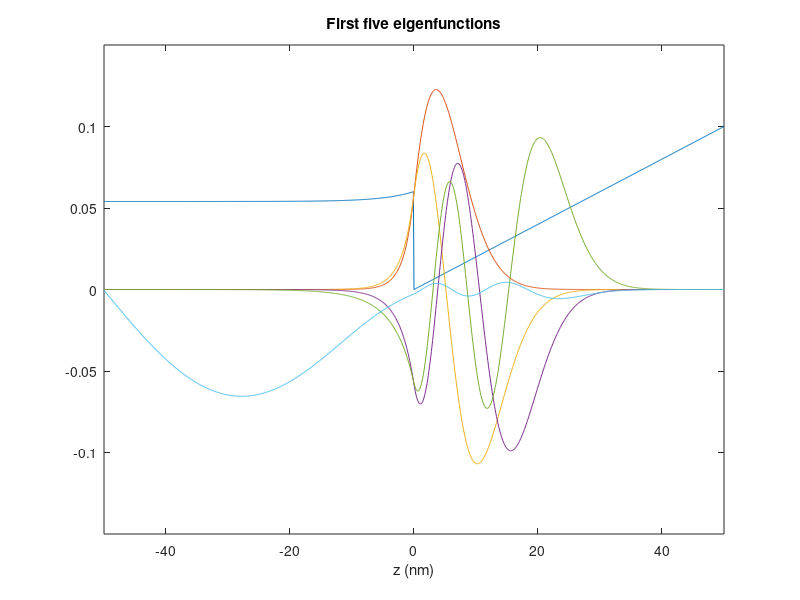
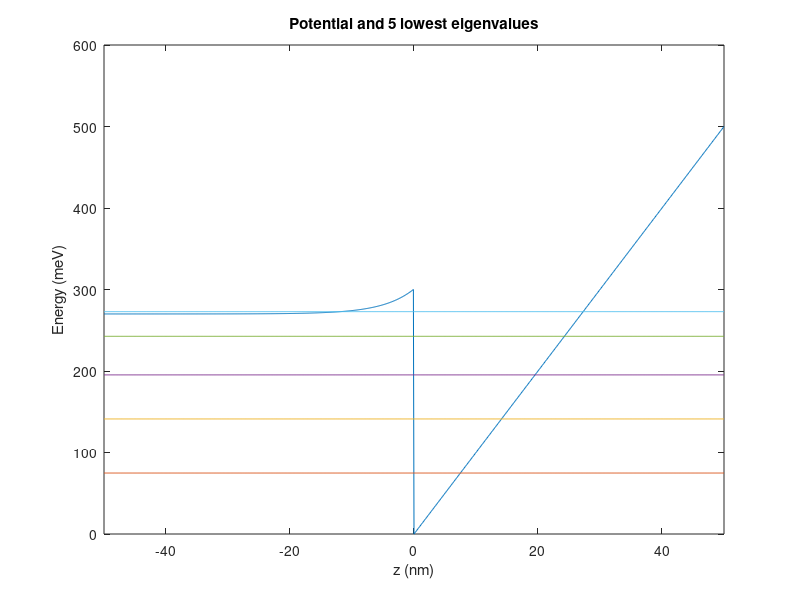

Write MATLAB code to recreate these figures, in order.
% TFY4340 Mesoscopic physics, spring 2010. Exercise 5:
% One-dimensional "triangular" confining potential in GaAs
% at AlGaAs-GaAs interface, giving rise to a 2DEG.
% Solved by straightforward matrix diagonalization, using
% the Matlab function eig
%
% Let us use SI units until the matrix has been diagonalized:
hbar = 1.05*10^(-34);
% Effective mass near conduction band minimum in GaAs:
mass = 0.067*9.1*10^(-31);
% Slope of linear potential ("force"): 10 meV/nm = 1.6 pN
F = 1.6*10^(-12);
% Number of grid points: 2*N+1
N = 500;
% Use step value dz of 1 Angstrom = 10^(-10) m
% The range of the potential is then from -50 nm to + 50 nm
% (Outside this range, V is set to infinity, so the wavefunction is zero
% for i=0 and i=2N+2)
dz = 10^(-10);
for i = 1 : N
z(i) = dz*(-N-1+i);
% Smooth potential, 270 meV for large negative z, 300 meV at interface (z=0)
V(i) = 1.6*10^(-22)*300*(0.9 + 0.1*exp(-0.02*(N-i)));
% Try to multiply V(z<0) with e.g. 1000, and verify that the energy of the
% ground state is then slightly below 90 meV, as found analytically in the
% lectures.
end
for i = N+1 : 2*N+1
z(i) = dz*(-N-1+i);
% Linear potential for positive z
V(i) = F*dz*(-N-1+i);
end
%
% Comment: V(z) will in real life become flat at large positive z. However,
% the conduction band edge deep inside GaAs will be at about 600 or 700 meV,
% so we don't bother to build in the flattening of V(z) here.
%
% Diagonal elements of matrix
d = (1/dz^2)*hbar^2/mass + V;
% Off-diagonal elements
e = (-1/(2*dz^2))*hbar^2/mass;
% Setting up the tri-diagonal Hamiltonian matrix, first diagonal terms:
H = diag(d);
% Next, include off-diagonal elements:
H(2:(2*N+1),1:2*N) = diag(e*ones(1,2*N)) + H(2:(2*N+1),1:2*N);
H(1:2*N,2:2*N+1) = diag(e*ones(1,2*N)) + H(1:2*N,2:2*N+1);
% Diagonalizing the matrix solves the Schrdinger equation.
% The command [S,D] = eig(H) produces matrices of eigenvalues (D) and
% eigenvectors (S) of matrix H, so that H*S = S*D. Matrix D is the
% canonical form of H - a diagonal matrix with H's eigenvalues on
% the main diagonal. Matrix S is the modal matrix - its columns are
% the eigenvectors of H:
[S,D] = eig(H);
% An alternative in Matlab, which returns the 10 algebraically smallest
% eigenvalues of the real and symmetric matrix H:
% [S,D] = eigs(H,10,'sa');
% For descriptions, see:
% http://www.mathworks.com/access/helpdesk/help/techdoc/ref/eig.html
% http://www.mathworks.com/access/helpdesk/help/techdoc/ref/eigs.html
% We store the eigenvalues in the array "eigenvalues":
eigenvalues = diag(D);
% Print to screen the 5 lowest eigenvalues, in the unit meV:
[eigenvalues(1) eigenvalues(2) eigenvalues(3) ...
eigenvalues(4) eigenvalues(5)]/(1.6*10^(-22));
% General syntax for plotting wavefunction nr n:
% plot(z,(S(:,n)'));
% Syntax for plotting absolute square of wavefunction nr n:
% plot(z,(S(:,n)').^2);
% (use unit nm for z axis)
% Plot wavefunction for 5 lowest eigenvalues, including
% the potential V(z) (in units of 5000 meV, to be on the same
% scale as the wave functions)
figure;
plot(z*10^9,V/(5000*1.6*10^(-22)),z*10^9,(S(:,1)'),z*10^9,(S(:,2)'), ...
z*10^9,(S(:,3)'),z*10^9,(S(:,4)'),z*10^9,(S(:,5)'));
axis([-50 50 -0.15 0.15]);
title('First five eigenfunctions');
xlabel('z (nm)');
% print -dpng triangular.png % will create png-file
% Make arrays for each of the 5 lowest eigenvalues (unit meV),
% simply to draw horizontal lines as function of z at these values:
e1=eigenvalues(1)*ones(1,2*N+1)/(1.6*10^(-22));
e2=eigenvalues(2)*ones(1,2*N+1)/(1.6*10^(-22));
e3=eigenvalues(3)*ones(1,2*N+1)/(1.6*10^(-22));
e4=eigenvalues(4)*ones(1,2*N+1)/(1.6*10^(-22));
e5=eigenvalues(5)*ones(1,2*N+1)/(1.6*10^(-22));
% Plot of V(z) and the positions of the 5 lowest eigenvalues:
figure;
plot(z*10^9,V/(1.6*10^(-22)),z*10^9,e1,z*10^9,e2,z*10^9,e3,z*10^9,e4,z*10^9,e5);
axis([-50 50 0 600])
title('Potential and 5 lowest eigenvalues');
xlabel('z (nm)');
ylabel('Energy (meV)');
%END OF PROGRAM
